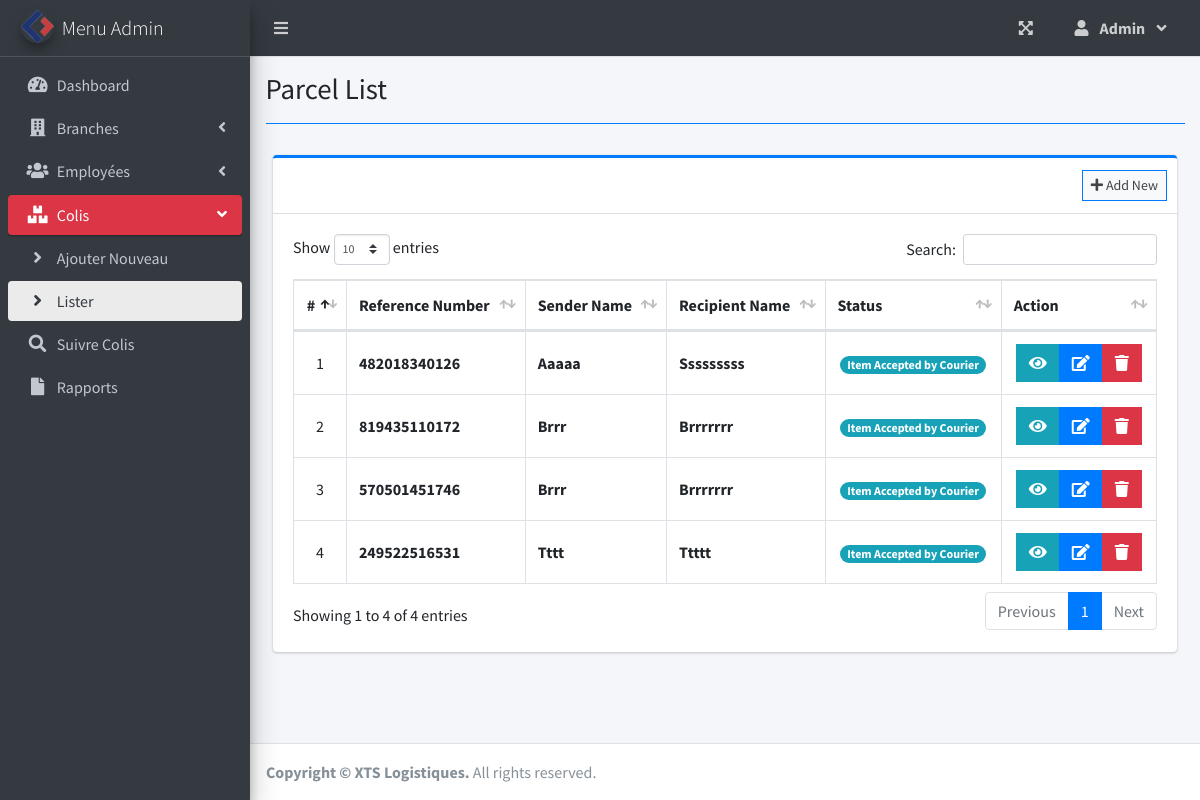
The page /index.php?page=parcel_list (signed in) on the database its author committed.
### tables this page shows
CREATE TABLE `parcels` (
  `id` int(30) NOT NULL,
  `reference_number` varchar(100) NOT NULL,
  `sender_name` text NOT NULL,
  `sender_id` varchar(100) NOT NULL,
  `sender_address` text,
  `sender_contact` text NOT NULL,
  `recipient_name` text NOT NULL,
  `recipient_address` text NOT NULL,
  `recipient_contact` text NOT NULL,
  `type` int(1) NOT NULL COMMENT '1 = Deliver, 2=Pickup',
  `type_expedition` int(1) NOT NULL COMMENT '1 = Express, 2=Simple',
  `from_branch_id` varchar(30) NOT NULL,
  `to_branch_id` varchar(30) NOT NULL,
  `weight` varchar(100) NOT NULL,
  `height` varchar(100) NOT NULL,
  `width` varchar(100) NOT NULL,
  `length` varchar(100) NOT NULL,
  `number` varchar(100) NOT NULL,
  `taxateur` varchar(20) NOT NULL,
  `code_ramasseur` varchar(20) NOT NULL,
  `price` float NOT NULL,
  `status` int(2) NOT NULL DEFAULT 0,
  `date_created` datetime NOT NULL DEFAULT current_timestamp()
);

### parcel_list.php (the view, shortened to what this page needs)
<?php include'db_connect.php' ?>
<div class="col-lg-12">
	<div class="card card-outline card-primary">
		<div class="card-header">
			<div class="card-tools">
				<a class="btn btn-block btn-sm btn-default btn-flat border-primary " href="./index.php?page=new_parcel"><i class="fa fa-plus"></i> Add New</a>
			</div>
		</div>
		<div class="card-body">
			<table class="table tabe-hover table-bordered" id="list">
				<!-- <colgroup>
					<col width="5%">
					<col width="15%">
					<col width="25%">
					<col width="25%">
					<col width="15%">
				</colgroup> -->
				<thead>
					<tr>
						<th class="text-center">#</th>
						<th>Reference Number</th>
						<th>Sender Name</th>
						<th>Recipient Name</th>
						<th>Status</th>
						<th>Action</th>
					</tr>
				</thead>
				<tbody>
					<?php
					$i = 1;
					$where = "";
					$qry = $conn->query("SELECT * from parcels $where order by  unix_timestamp(date_created) desc ");
					while($row= $qry->fetch_assoc()):
					?>
					<tr>
						<td class="text-center"><?php echo $i++ ?></td>
						<td><b><?php echo ($row['reference_number']) ?></b></td>
						<td><b><?php echo ucwords($row['sender_name']) ?></b></td>
						<td><b><?php echo ucwords($row['recipient_name']) ?></b></td>
						<td class="text-center">
							<?php
							switch ($row['status']) {
								default:
									echo "<span class='badge badge-pill badge-info'> Item Accepted by Courier</span>";
									break;
							}
							?>
						</td>
						<td class="text-center">
		                    <div class="btn-group">
		                    	<button type="button" class="btn btn-info btn-flat view_parcel" data-id="<?php echo $row['id'] ?>">
		                          <i class="fas fa-eye"></i>
		                        </button>
		                        <a href="index.php?page=edit_parcel&id=<?php echo $row['id'] ?>" class="btn btn-primary btn-flat ">
		                          <i class="fas fa-edit"></i>
		                        </a>
		                        <button type="button" class="btn btn-danger btn-flat delete_parcel" data-id="<?php echo $row['id'] ?>">
		                          <i class="fas fa-trash"></i>
		                        </button>
	                      </div>
						</td>
					</tr>
				<?php endwhile; ?>
				</tbody>
			</table>
		</div>
	</div>
</div>

### parcel_list.php (style rules this page uses)
table td { vertical-align: middle !important; }

### rows shown on the page
parcels: reference_number "482018340126", sender_name "Aaaaa", recipient_name "Sssssssss", status "Item Accepted by Courier"
parcels: reference_number "819435110172", sender_name "Brrr", recipient_name "Brrrrrrr", status "Item Accepted by Courier"
parcels: reference_number "570501451746", sender_name "Brrr", recipient_name "Brrrrrrr", status "Item Accepted by Courier"
parcels: reference_number "249522516531", sender_name "Tttt", recipient_name "Ttttt", status "Item Accepted by Courier"

### other values the page prints
$_SESSION['login_firstname'] "Admin"
$title "Parcel List"
